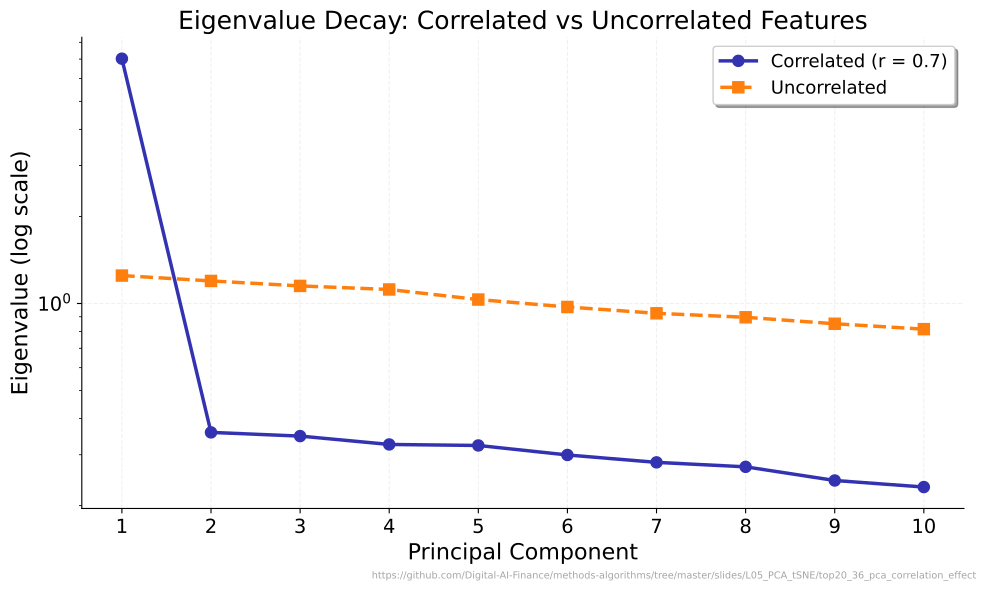

Recreate this plot in Python.
"""Eigenvalue Decay: Correlated vs Uncorrelated Features."""
import matplotlib.pyplot as plt
import numpy as np
from pathlib import Path
from sklearn.decomposition import PCA
import sys
sys.path.insert(0, str(Path(__file__).resolve().parents[3] / 'templates'))
from chart_style import apply_style, COLORS, MLPURPLE, MLBLUE, MLORANGE, MLGREEN, MLRED, MLLAVENDER
apply_style()

CHART_METADATA = {
    "title": "Eigenvalue Decay: Correlated vs Uncorrelated Features",
    "description": "Two overlaid semilogy curves comparing eigenvalue decay from correlated (r=0.7) vs uncorrelated features.",
    "url": "https://github.com/Digital-AI-Finance/methods-algorithms/tree/master/slides/L05_PCA_tSNE/top20_36_pca_correlation_effect"
}


np.random.seed(42)

n_samples = 500
n_features = 10

# Correlated features: off-diagonal = 0.7, diagonal = 1.0
corr_matrix = np.full((n_features, n_features), 0.7)
np.fill_diagonal(corr_matrix, 1.0)
L_corr = np.linalg.cholesky(corr_matrix)
X_corr = np.random.randn(n_samples, n_features) @ L_corr.T

# Uncorrelated features: independent standard normals
X_uncorr = np.random.randn(n_samples, n_features)

# PCA on both
pca_corr = PCA().fit(X_corr)
pca_uncorr = PCA().fit(X_uncorr)

components = np.arange(1, n_features + 1)

fig, ax = plt.subplots()
ax.semilogy(components, pca_corr.explained_variance_, color=MLPURPLE, marker='o',
            linewidth=2.5, markersize=8, label='Correlated (r = 0.7)')
ax.semilogy(components, pca_uncorr.explained_variance_, color=MLORANGE, marker='s',
            linewidth=2.5, markersize=8, linestyle='--', label='Uncorrelated')

ax.set_xlabel('Principal Component')
ax.set_ylabel('Eigenvalue (log scale)')
ax.set_title('Eigenvalue Decay: Correlated vs Uncorrelated Features')
ax.set_xticks(components)
ax.legend(frameon=True, fancybox=True, shadow=True)
ax.grid(True, alpha=0.3)

plt.figtext(0.99, 0.01, CHART_METADATA['url'], fontsize=7, color='gray', ha='right', va='bottom', alpha=0.7)
plt.tight_layout()
plt.savefig(Path(__file__).parent / 'chart.pdf', dpi=300, bbox_inches='tight', facecolor='white')
plt.close()
